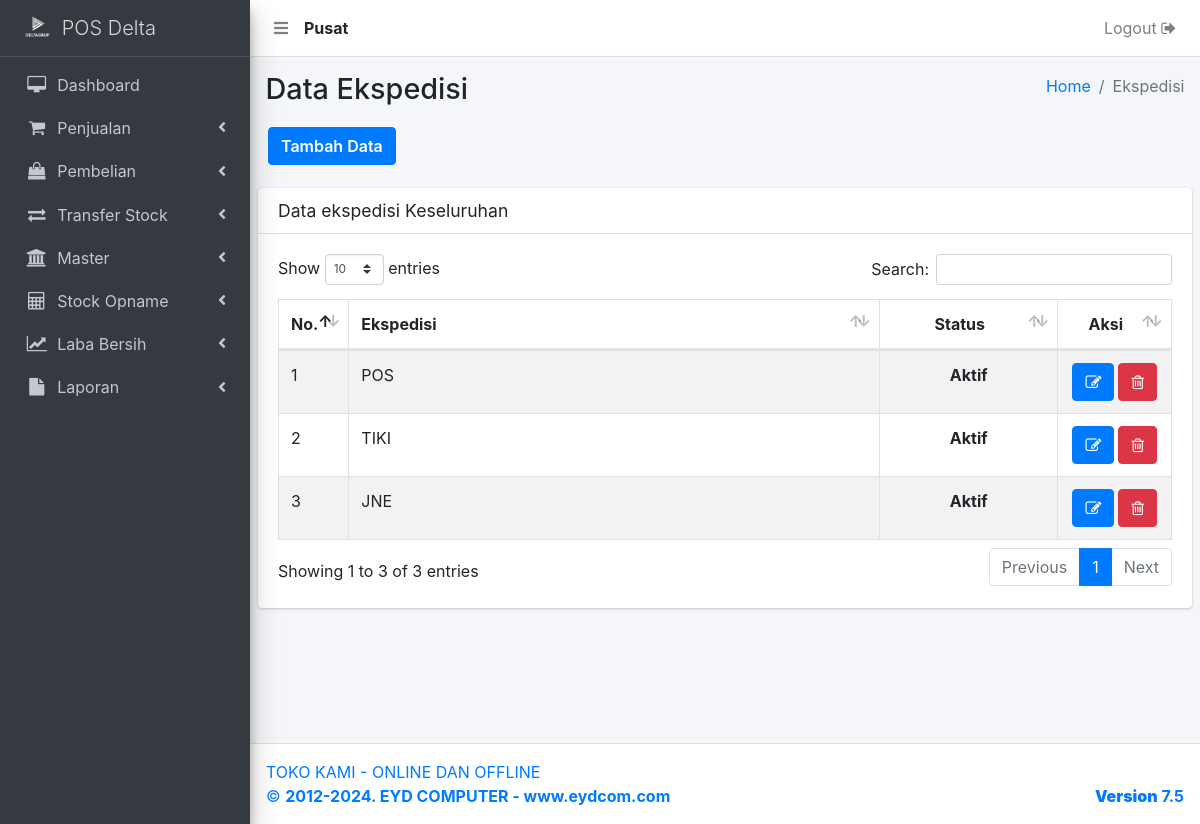
/ekspedisi.php (signed in), run on the app's committed database.
### tables this page shows
CREATE TABLE `user` (
  `user_id` int(11) NOT NULL,
  `user_nama` varchar(500) NOT NULL,
  `user_no_hp` varchar(250) NOT NULL,
  `user_alamat` text NOT NULL,
  `user_email` varchar(250) NOT NULL,
  `user_password` varchar(500) NOT NULL,
  `user_create` varchar(250) NOT NULL,
  `user_level` varchar(250) NOT NULL,
  `user_status` varchar(250) NOT NULL,
  `user_cabang` int(11) NOT NULL
);

CREATE TABLE `ekspedisi` (
  `ekspedisi_id` int(11) NOT NULL,
  `ekspedisi_nama` varchar(500) NOT NULL,
  `ekspedisi_status` varchar(250) NOT NULL,
  `ekspedisi_cabang` int(11) NOT NULL
);

### _header-artibut.php (called while the page is built, shortened)
<?php
  	include 'aksi/functions.php';
    $userLoginCabang = mysqli_query( $conn, "select user_cabang from user where user_id = '".$_SESSION['user_id']."'");
    $sessionCabangData = mysqli_fetch_array($userLoginCabang);
    $sessionCabang     = $sessionCabangData['user_cabang'];
    if ( $sessionCabang < 1 ) {
      $tipeToko = "Pusat";
    } else {
      $tipeToko = "Cabang ".$sessionCabang;
    }
?>

### aksi/functions.php (called while the page is built, shortened)
<?php
include 'koneksi.php';
function query($query) {
	global $conn;
	$result = mysqli_query($conn, $query);
	$rows = [];
	while ( $row = mysqli_fetch_assoc($result) ) {
		$rows[] = $row;
	}
	return $rows;
}
?>

### ekspedisi.php (the view, shortened to what this page needs)
<?php
  include '_header.php';
  include '_nav.php';
  include '_sidebar.php';
?>
  <div class="content-wrapper">
    <section class="content-header">
      <div class="container-fluid">
        <div class="row mb-2">
          <div class="col-sm-6">
            <h1>Data Ekspedisi</h1>
          </div>
          <div class="col-sm-6">
            <ol class="breadcrumb float-sm-right">
              <li class="breadcrumb-item"><a href="bo">Home</a></li>
              <li class="breadcrumb-item active">Ekspedisi</li>
            </ol>
          </div>
          <div class="tambah-data">
          	<a href="ekspedisi-add" class="btn btn-primary">Tambah Data</a>
          </div>
        </div>
      </div>
    </section>
    <?php
    	$data = query("SELECT * FROM ekspedisi WHERE ekspedisi_cabang = $sessionCabang ORDER BY ekspedisi_id DESC");
    ?>
    <section class="content">
      <div class="row">
        <div class="col-12">
          <div class="card">
            <div class="card-header">
              <h3 class="card-title">Data ekspedisi Keseluruhan</h3>
            </div>
            <div class="card-body">
              <div class="table-auto">
                <table id="example1" class="table table-bordered table-striped">
                  <thead>
                  <tr>
                    <th style="width: 5%;">No.</th>
                    <th>Ekspedisi</th>
                    <th style="text-align: center; width: 20%;">Status</th>
                    <th style="text-align: center; width: 10%;">Aksi</th>
                  </tr>
                  </thead>
                  <tbody>
                  <?php $i = 1; ?>
                  <?php foreach ( $data as $row ) : ?>
                  <tr>
                    	<td><?= $i; ?></td>
                    	<td><?= $row['ekspedisi_nama']; ?></td>
                      <td style="text-align: center;">
                      	<?php
                      		if ( $row['ekspedisi_status'] === "1" ) {
                      			echo "<b>Aktif</b>";
                      		} else {
                      			echo "<b style='color: red;'>Tidak Aktif</b>";
                      		}
                      	?>
                      </td>
                      <td class="orderan-online-button">
                        <?php $id = $row["ekspedisi_id"]; ?>
                      	<a href="ekspedisi-edit?id=<?= $id; ?>" title="Edit Data">
                              <button class="btn btn-primary" type="submit">
                                 <i class="fa fa-edit"></i>
                              </button>
                          </a>
                          <a href="ekspedisi-delete?id=<?= $id; ?>" onclick="return confirm('Yakin dihapus ?')" title="Delete Data">
                              <button class="btn btn-danger" type="submit" name="hapus">
                                  <i class="fa fa-trash-o"></i>
                              </button>
                          </a>
                      </td>
                  </tr>
                  <?php $i++; ?>
              	<?php endforeach; ?>
                </tbody>
                </table>
              </div>
            </div>
          </div>
        </div>
      </div>
    </section>
  </div>
</div>
<?php include '_footer.php'; ?>
</body>
</html>

### _nav.php (shortened to what this page needs)
<nav class="main-header navbar navbar-expand navbar-white navbar-light">
    <ul class="navbar-nav">
      <li class="nav-item">
        <a class="nav-link" data-widget="pushmenu" href="#"><i class="fas fa-bars"></i></a>
      </li>
      <li class="nav-item" style="padding-top: 8px;">
        <?php
          echo "<b>".$tipeToko."</b>";
        ?>
      </li>
    </ul>
    <ul class="navbar-nav ml-auto">
      <li class="nav-item">
        <a href="<?php echo "aksi/logout.php?logout";?>"onclick="return confirm('Apakah anda yakin logout ?')" class="nav-link">Logout <i class="fa fa-sign-out"></i>
        </a>
      </li>
    </ul>
  </nav>

### data on the page
user: user_cabang "Pusat"
ekspedisi: ekspedisi_nama "POS", ekspedisi_status "Aktif"
ekspedisi: ekspedisi_nama "TIKI", ekspedisi_status "Aktif"
ekspedisi: ekspedisi_nama "JNE", ekspedisi_status "Aktif"
